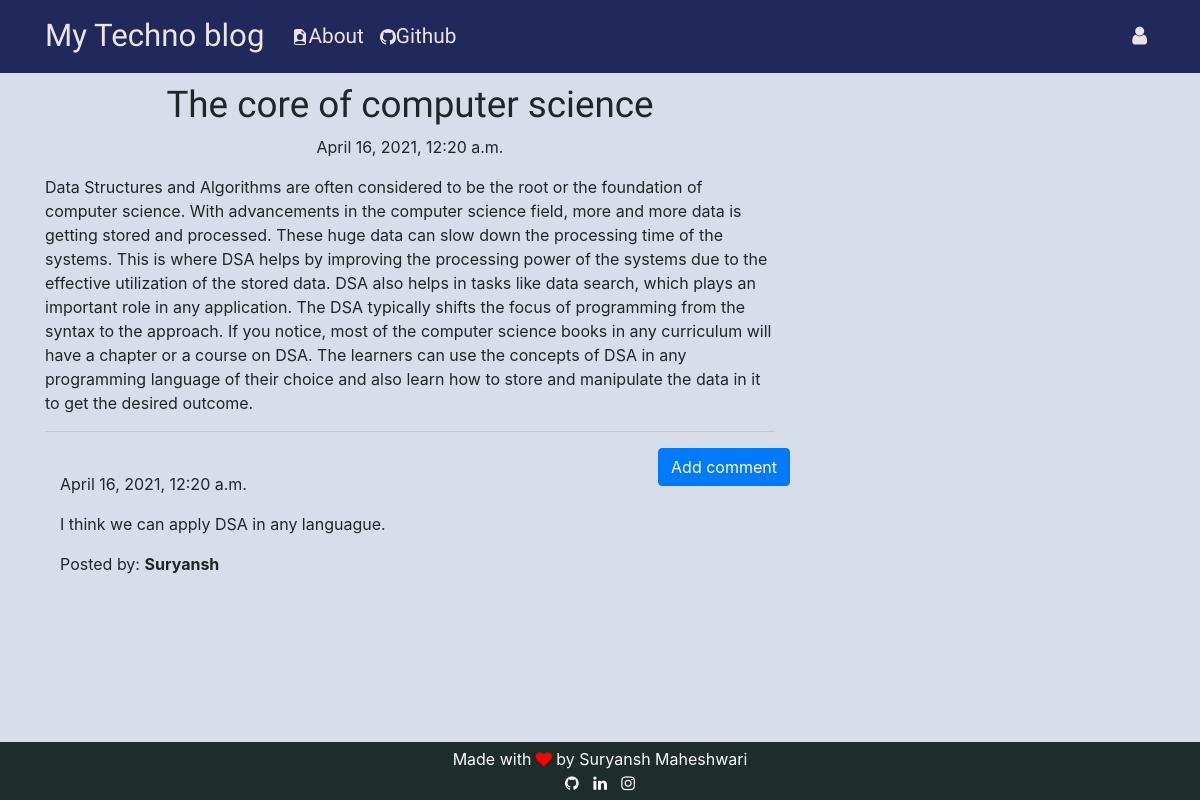
The page /post/5 on the database its author committed.
### blog/models.py (models this page shows, shortened)
class Post(models.Model):
    author = models.ForeignKey('auth.User',on_delete=models.CASCADE)
    title = models.CharField(max_length=200)
    text = models.TextField()
    created_date = models.DateTimeField(default=timezone.now)
    published_date = models.DateTimeField(blank=True, null=True)

class Comment(models.Model):
    post = models.ForeignKey('blog.Post', related_name='comments',on_delete=models.CASCADE)
    author = models.CharField(max_length=200)
    text = models.TextField()
    created_date = models.DateTimeField(default=timezone.now)
    approved_comment = models.BooleanField(default=False)

### blog/views.py (the view)
# urls.py: path('post/<int:pk>', views.PostDetailView.as_view(), name='post_detail'),
class PostDetailView(DetailView):
    model = Post

### blog/templates/blog/post_detail.html (shortened to what this page needs)
{% extends 'blog/base.html' %}
{% block content %}
        <h1 class='posttitle loader'>{{ post.title }}</h1>
        {% if post.published_date %}
            <div class="date postdate">
                {{ post.published_date }}
            </div>
        {% else %}
            <a class="btn btn-outline-dark" href="{% url 'post_publish' pk=post.pk %}">Publish</a>
        {% endif %}
      <p class='postcontent' >{{ post.text|safe|linebreaksbr }}</p>
  <hr>
  <a class="btn btn-primary btn-comment" href="{% url 'add_comment_to_post' pk=post.pk %}">Add comment</a>
  <div class="container">
  {% for comment in post.comments.all %}
  <br>
      {% if user.is_authenticated or comment.approved_comment %}
              {{ comment.created_date }}
          <p>{{ comment.text|safe|linebreaks }}</p>
          <p>Posted by: <strong>{{ comment.author }}</strong></p>
      {% endif %}
  {% empty %}
      <p>No comments posted.</p>
  {% endfor %}
</div>
{% endblock %}

### blog/static/css/blog.css (style rules this page uses)
body { background-color: #d7dee9; }
.postdate { text-align: center; }
.posttitle { font-family: 'Russo One', sans-serif; font-size: 2.3em; text-align: center; }
.postcontent { font-family: 'Montserrat'; font-size: 1.5em; }
.btn-comment { position: absolute; right: 0px; }
.loader { filter:hue-rotate(0deg); color: linear-gradient(45deg,#0f8,#08f); animation:hue 5000ms infinite linear; }

### rows shown on the page
Post: title "The core of computer science", published_date "April 16, 2021, 12:20 a.m.", text "Data Structures and Algorithms are often considered to be the root or the foundation of computer science. With advancements in the computer science field, more and more data is getting stored and processed. These huge data can slow down the processing time of the systems. This is where DSA helps by improving the processing power of the systems due to the effective utilization of the stored data. DSA also helps in tasks like data search, which plays an important role in any application. The DSA typically shifts the focus of programming from the syntax to the approach. If you notice, most of the computer science books in any curriculum will have a chapter or a course on DSA. The learners can…"
Comment: created_date "April 16, 2021, 12:20 a.m.", text "I think we can apply DSA in any languague.", author "Suryansh"
